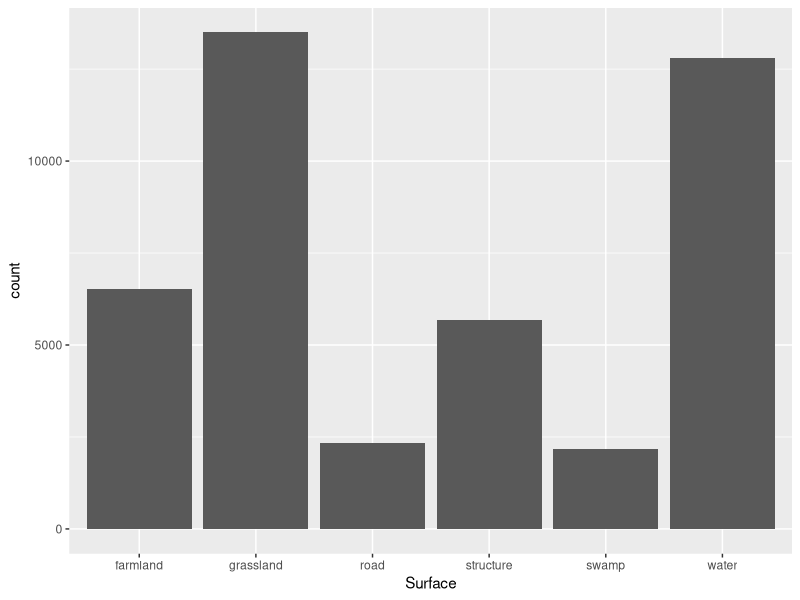
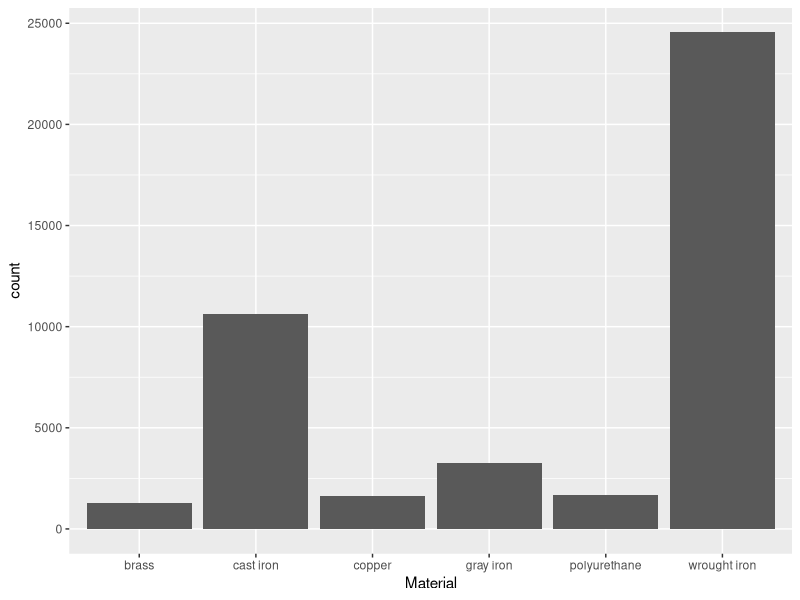

These figures' R source, in order:
## ---- chunk 1
#| warning: False
library(dplyr)
library(tidyverse)
## ---- chunk 2
pipes_raw <- read_csv("data/raw/pipes.csv")
head(pipes_raw)
## ---- chunk 3
colSums(is.na(pipes_raw))
## ---- chunk 4
pipes <- pipes_raw |> drop_na()
colSums(is.na(pipes))
## ---- chunk 5
# Surfaces:
pipes |> 
  distinct(Surface) 
## ---- chunk 6
# Materials:
pipes |> distinct(Material)
## ---- chunk 7
# Hist by Surface
ggplot(data = pipes) +
  geom_bar(mapping = aes(x = Surface))
## ---- chunk 8
# Hist by Material
ggplot(data = pipes) +
  geom_bar(aes(x = Material))
## ---- chunk 9
count(pipes, Material, Surface, sort = TRUE)
